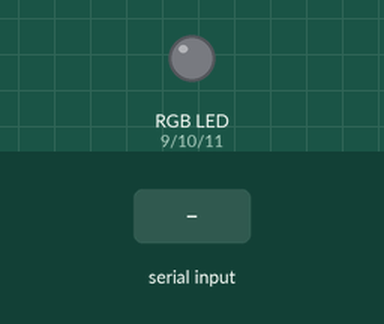
A sketch run on a simulated Arduino Uno, built with avr-gcc and run on an emulated ATmega328P. Parts: an RGB LED mixed from three pins (HIGH = lit). The test bench sets the inputs (shaded band).

Above: at 1.2 s.
1.3 s: "R" received over the second serial link
At 1.9 s:
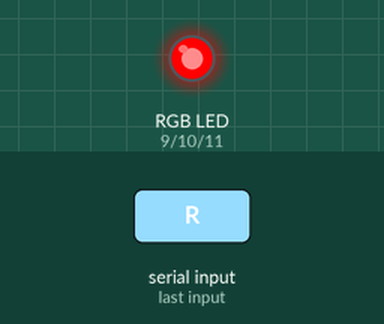
2.8 s: "G" received over the second serial link
At 4.0 s:
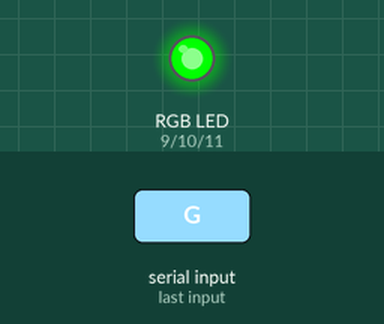
4.3 s: "B" received over the second serial link
At 5.2 s:
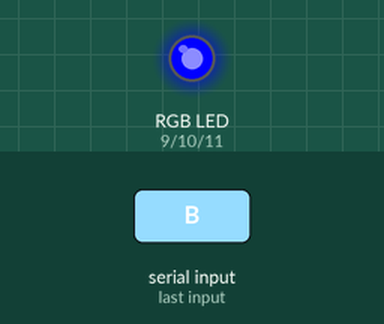
5.8 s: "Y" received over the second serial link
At 6.5 s:
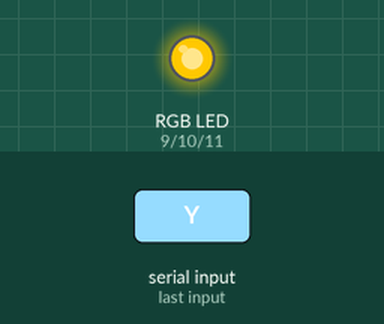
7.3 s: "g" received over the second serial link
At 8.5 s:
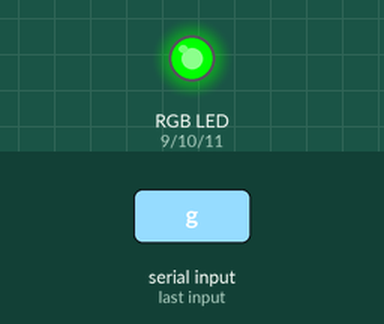
8.8 s: "W" received over the second serial link
At 9.9 s:
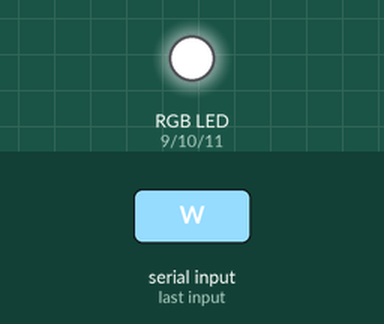
Timing chart, 0 to 11.3 s (numbered marks = the images above; inputs shaded):
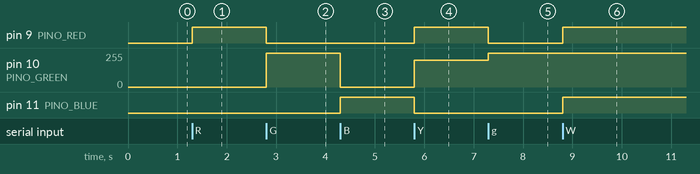

The sketch:

p03_led_rgb_bluetooth.ino
```cpp
/*
 * Projeto 03: LED RGB com Seleção de Cores via Celular
 * Comandos: 'R' (Vermelho), 'G' (Verde), 'B' (Azul), 'Y' (Amarelo), 'W' (Branco), '0' (Apagar)
 */
#include <SoftwareSerial.h>

const byte PINO_BT_RX = 2;
const byte PINO_BT_TX = 3;

const byte PINO_RED = 9;   // Pinos PWM
const byte PINO_GREEN = 10;
const byte PINO_BLUE = 11;

SoftwareSerial bluetooth(PINO_BT_RX, PINO_BT_TX);

void definirCor(byte r, byte g, byte b) {
  // Cátodo comum (HIGH = liga, LOW = desliga)
  analogWrite(PINO_RED, r);
  analogWrite(PINO_GREEN, g);
  analogWrite(PINO_BLUE, b);
}

void setup() {
  pinMode(PINO_RED, OUTPUT);
  pinMode(PINO_GREEN, OUTPUT);
  pinMode(PINO_BLUE, OUTPUT);

  definirCor(0, 0, 0); // Começa desligado

  Serial.begin(9600);
  bluetooth.begin(9600);
  bluetooth.println(F("RGB Bluetooth pronto: envie R, G, B, Y, W ou 0"));
}

void loop() {
  if (bluetooth.available()) {
    char c = bluetooth.read();
    switch (c) {
      case 'R': case 'r':
        definirCor(255, 0, 0);
        bluetooth.println(F("Cor: VERMELHO"));
        break;
      case 'G': case 'g':
        definirCor(0, 255, 0);
        bluetooth.println(F("Cor: VERDE"));
        break;
      case 'B': case 'b':
        definirCor(0, 0, 255);
        bluetooth.println(F("Cor: AZUL"));
        break;
      case 'Y': case 'y':
        definirCor(255, 200, 0);
        bluetooth.println(F("Cor: AMARELO"));
        break;
      case 'W': case 'w':
        definirCor(255, 255, 255);
        bluetooth.println(F("Cor: BRANCO"));
        break;
      case '0':
        definirCor(0, 0, 0);
        bluetooth.println(F("Cor: APAGADO"));
        break;
    }
  }
}
```

Measured:
- after the input at 1.3 s, pin 9 (PINO_RED): LOW → HIGH at once
- after the input at 2.8 s, pin 9 (PINO_RED): HIGH → LOW at once; pin 10 (PINO_GREEN): 0/255 → 255/255 at once
- after the input at 4.3 s, pin 10 (PINO_GREEN): 255/255 → 0/255 at once; pin 11 (PINO_BLUE): LOW → HIGH at once
- after the input at 5.8 s, pin 9 (PINO_RED): LOW → HIGH at once; pin 10 (PINO_GREEN): 0/255 → 200/255 at once; pin 11 (PINO_BLUE): HIGH → LOW at once
- after the input at 7.3 s, pin 9 (PINO_RED): HIGH → LOW at once; pin 10 (PINO_GREEN): 200/255 → 255/255 at once
- after the input at 8.8 s, pin 9 (PINO_RED), pin 11 (PINO_BLUE): LOW → HIGH at once
